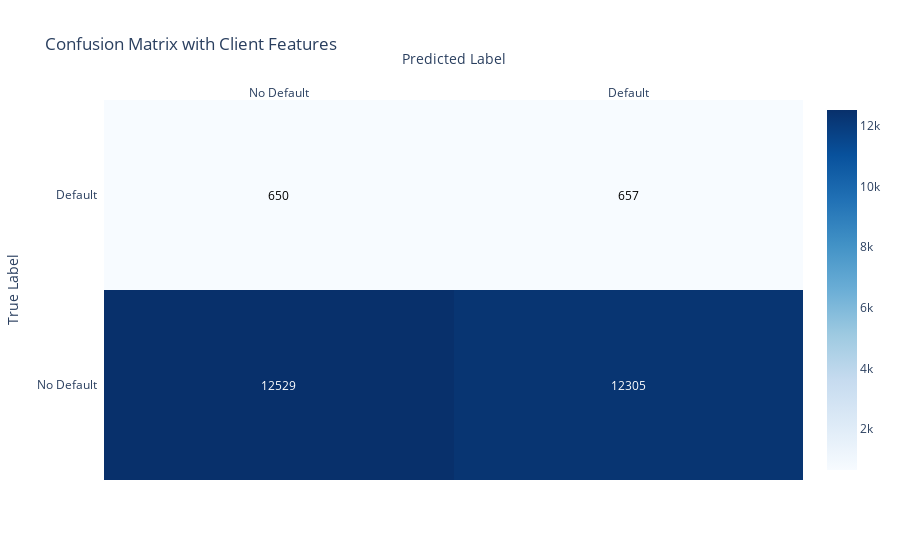

Source (notebook cell):
### Code cell
# Plot updated confusion matrix
cm = confusion_matrix(y_test, y_pred, labels=[0, 1])
labels_plot = ["No Default", "Default"]
fig = ff.create_annotated_heatmap(
    z=cm,
    x=labels_plot,
    y=labels_plot,
    colorscale='Blues',
    showscale=True,
    annotation_text=[[str(cell) for cell in row] for row in cm],
    hoverinfo="z"
)
fig.update_layout(
    title="Confusion Matrix with Client Features",
    xaxis_title="Predicted Label",
    yaxis_title="True Label"
)
fig.show()

### Figure 1 — Plotly figure (JSON) as saved in the notebook; plotly's stock layout.template omitted (floating-point values rounded to 4 significant figures)
{"data": [{"colorscale": [[0, "rgb(247,251,255)"], [0.125, "rgb(222,235,247)"], [0.25, "rgb(198,219,239)"], [0.375, "rgb(158,202,225)"], [0.5, "rgb(107,174,214)"], [0.625, "rgb(66,146,198)"], [0.75, "rgb(33,113,181)"], [0.875, "rgb(8,81,156)"], [1, "rgb(8,48,107)"]], "hoverinfo": "z", "reversescale": false, "showscale": true, "type": "heatmap", "x": ["No Default", "Default"], "y": ["No Default", "Default"], "z": [[12529, 12305], [650, 657]]}], "layout": {"annotations": [{"font": {"color": "#FFFFFF"}, "showarrow": false, "text": "12529", "x": "No Default", "xref": "x", "y": "No Default", "yref": "y"}, {"font": {"color": "#FFFFFF"}, "showarrow": false, "text": "12305", "x": "Default", "xref": "x", "y": "No Default", "yref": "y"}, {"font": {"color": "#000000"}, "showarrow": false, "text": "650", "x": "No Default", "xref": "x", "y": "Default", "yref": "y"}, {"font": {"color": "#000000"}, "showarrow": false, "text": "657", "x": "Default", "xref": "x", "y": "Default", "yref": "y"}], "title": {"text": "Confusion Matrix with Client Features"}, "xaxis": {"dtick": 1, "gridcolor": "rgb(0, 0, 0)", "side": "top", "ticks": "", "title": {"text": "Predicted Label"}}, "yaxis": {"dtick": 1, "ticks": "", "ticksuffix": "  ", "title": {"text": "True Label"}}}}
